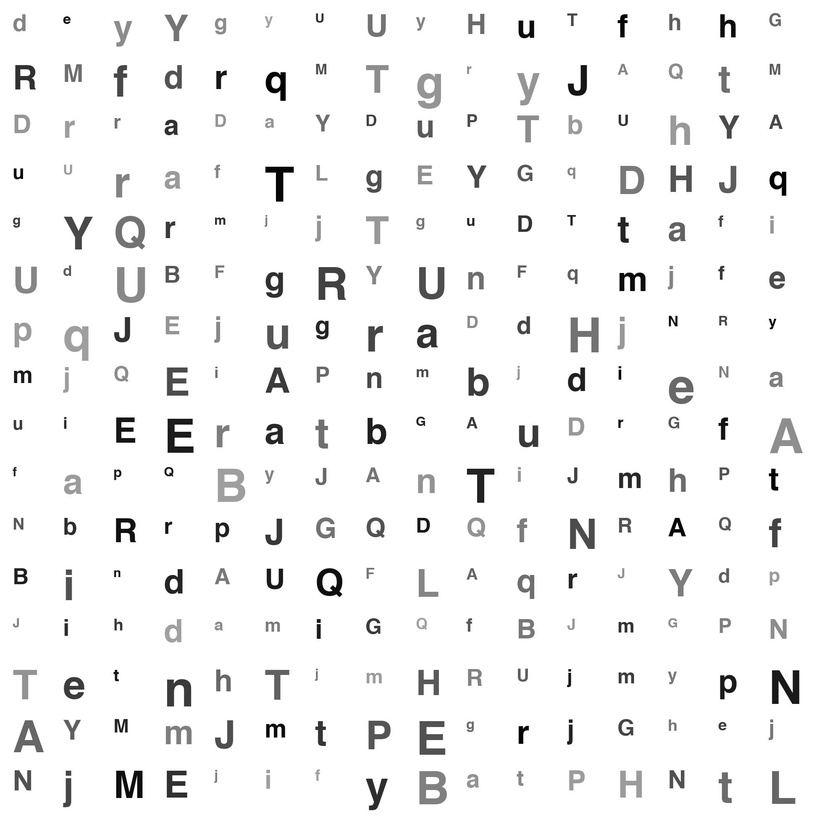
#> input picture Dataset/testcases/testcase_000000/test_img.jpg, 840 x 840 px, shrunk from 2000 x 2000 before the run, found by its file name
$ python task1.py   (older library calls are emulated)
#> lines starting #> are read from the running program, lines starting #| are printed output that depends on the picture; after the words box and inside, x2 and y2 are one past the last pixel; in counts of white or black regions, pixels touching at a corner belong together
"""
Character Detection

The goal of this task is to implement an optical character recognition system consisting of Enrollment, Detection and Recognition sub tasks

Please complete all the functions that are labelled with '# TODO'. When implementing the functions,
comment the lines 'raise NotImplementedError' instead of deleting them.

Do NOT modify the code provided.
Please follow the guidelines mentioned in the project1.pdf
Do NOT import any library (function, module, etc.).
"""


import argparse
import json
import os
import glob
import cv2
import numpy as np

def read_image(img_path, show=False):
    """Reads an image into memory as a grayscale array.
    """
    img = cv2.imread(img_path, cv2.IMREAD_GRAYSCALE)

    if show:
        show_image(img)

    return img

def show_image(img, delay=5000):
    """Shows an image.
    """
    cv2.namedWindow('image', cv2.WINDOW_AUTOSIZE)
    cv2.imshow('image', img)
    cv2.waitKey(delay)
    cv2.destroyAllWindows()

def parse_args():
    parser = argparse.ArgumentParser(description="cse 473/573 project 1.")
    parser.add_argument(
        "--test_img", type=str, default="./data/test_img.jpg",
        help="path to the image used for character detection (do not change this arg)")
    parser.add_argument(
        "--character_folder_path", type=str, default="./data/characters",
        help="path to the characters folder")
    parser.add_argument(
        "--result_saving_directory", dest="rs_directory", type=str, default="./",
        help="directory to which results are saved (do not change this arg)")
    args = parser.parse_args()
    return args

def ocr(test_img, characters):
    """Step 1 : Enroll a set of characters. Also, you may store features in an intermediate file.
       Step 2 : Use connected component labeling to detect various characters in an test_img.
       Step 3 : Taking each of the character detected from previous step,
         and your features for each of the enrolled characters, you are required to a recognition or matching.

    Args:
        test_img : image that contains character to be detected.
        characters_list: list of characters along with name for each character.

    Returns:
    a nested list, where each element is a dictionary with {"bbox" : (x(int), y (int), w (int), h (int)), "name" : (string)},
        x: row that the character appears (starts from 0).
        y: column that the character appears (starts from 0).
        w: width of the detected character.
        h: height of the detected character.
        name: name of character provided or "UNKNOWN".
        Note : the order of detected characters should follow english text reading pattern, i.e.,
            list should start from top left, then move from left to right. After finishing the first line, go to the next line and continue.

    """
    # TODO Add your code here. Do not modify the return and input arguments

    enrollment(characters)

    CCL_dict, results = detection(test_img)

    results = recognition(CCL_dict,test_img,results)

    return results

    #raise NotImplementedError

def enrollment(characters):
    """
    Args:
        characters = list of characters along with name for each character.
    Returns:
        None
    Description:
        Calculates SIFT descriptors for each character from characters.
    """
    # TODO: Step 1 : Your Enrollment code should go here.
    all_dict = {}
    for i in range(len(characters)):
        name = characters[i][0]
        tup = characters[i][1]
        array = np.array(tup)

        thresh_img = binarize(array,100)

        val_array = np.where(thresh_img==0)
        bb_max = np.amax(val_array,1)
        bb_min = np.amin(val_array,1)

        new_array = thresh_img[bb_min[0]:(bb_max[0] + 1),bb_min[1]:(bb_max[1] + 1)]

        hist = compute_sift(new_array)
        all_dict[name] = hist.tolist()

    all_json = json.dumps(all_dict)
    with open('characters_json.json', 'w') as outfile:
        json.dump(all_json, outfile)

    #raise NotImplementedError


def detection(img):
    """
    Use connected component labeling to detect various characters in an test_img.
    Args:
        img = 2D array
    Returns:
        CCL_dict = Dictionary of SIFT descriptor for Connected Components
        results = list in output format
    Description:
        Detects Characters in components by using Connected Components and calculates SIFT descriptors for each character.
    """
    # TODO: Step 2 : Your Detection code should go here.
    thresh_img = binarize(img,127)

    u,v = thresh_img.shape

    cc_array = np.zeros((u,v))

    label = 0
    for i in range(0,u):
        top = i
        if(i!=0):
            top = i-1
        for j in range(0,v):
            left = j
            if(j!=0):
                left = j-1
            top_val = 0
            left_val = 0
            if(thresh_img[i][j] == 255):
                cc_array[i][j] = 0
            else:
                if(thresh_img[i][left] == thresh_img[i][j]):
                    left_val = cc_array[i][left]
                else:
                    label = label + 1
                    left_val = label
                if(thresh_img[top][j] == thresh_img[i][j]):
                    top_val = cc_array[top][j]
                else:
                    top_val = left_val
                if(left_val <= top_val):
                    cc_array[i][j] = left_val
                else:
                    cc_array[i][j] = top_val

    for i in range(1,u):
        top = i - 1
        for j in range(0,v):
            left = j
            if(j!=0):
                left = j-1
            value_new = -1
            value_old = -1
            if((thresh_img[i][j] == thresh_img[top][j]) & (thresh_img[i][j]==thresh_img[i][left]) & (cc_array[i][left]!=cc_array[top][j])):
                if(cc_array[top][j] < cc_array[i][left]):
                    value_new = cc_array[top][j]
                    value_old = cc_array[i][left]
                else:
                    value_new = cc_array[i][left]
                    value_old = cc_array[top][j]

                cc_array[cc_array == value_old] =  value_new

    value_array = np.unique(cc_array)

    CCL_dict = {}
    results = []
    for i in range(1,len(value_array)):
        cc_array[cc_array == value_array[i]] =  i
        x_array = np.where(cc_array==i)
        bb_max = np.amax(x_array,1)
        bb_min = np.amin(x_array,1)
        rng = bb_max[:] - bb_min[:] + 1
        new_array = thresh_img[bb_min[0]:(bb_max[0] + 1),bb_min[1]:(bb_max[1] + 1)]

        hist = compute_sift(new_array)
        CCL_dict[i] = hist.tolist()
        result = {'bbox':[int(bb_min[1]),int(bb_min[0]),int(rng[1]),int(rng[1])],'name':'UNKNOWN'}
        results.append(result)

    return CCL_dict, results
    #raise NotImplementedError

def recognition(CCL_dict, img, results):

    """
    Args:
        CCL_dict = Dictionary of SIFT descriptor for Connected Components
        img = 2D array
        results = list in output format
    Returns:
        None
    Description:
        Calculates SIFT descriptors for characters from CCL_dict, then uses NCC for feature matching.
    """
    # TODO: Step 3 : Your Recognition code should go here.

    f = open('characters_json.json')
    data = json.load(f)
    all_dict = json.loads(data)

    for i in all_dict:
        char_hist = all_dict[i]
        char_hist = np.array(char_hist)
        values = []
        for j in CCL_dict:
            hist = CCL_dict[j]
            hist = np.array(hist)
            b = comupte_ncc(hist,char_hist)
            values.append(round(b,4))
            if(round(b,4) >= 0.9905):
                results[(j-1)]["name"] = i
# [4 lines of commented-out code are left out]
    return results

    #raise NotImplementedError

def save_results(coordinates, rs_directory):
    """
    Donot modify this code
    """
    results = coordinates
    with open(os.path.join(rs_directory, 'results.json'), "w") as file:
        json.dump(results, file)

def binarize(img,limit):
    """
    Args:
        img = 2D array
        limit = binarize limit
    Returns:
        returns img with newly assigned values
    """
    shape = img.shape
    for i in range(0,shape[0]):
        for j in range(0,shape[1]):
            if(img[i][j] >= limit):
                img[i][j] = 255
            else:
                img[i][j] = 0
    return img

def compute_sift(img):
    """
    Args:
        img = image or 2D array
    Returns:
        returns SIFT descriptor vector of size 128
    """

    new_shape = (60,60)
    new_img = cv2.resize(img,new_shape)
    new_img = cv2.copyMakeBorder(new_img,2,2,2,2,cv2.BORDER_CONSTANT,value=255)

    gx = cv2.Sobel(new_img,cv2.CV_64F,1,0,ksize=1)
    gy = cv2.Sobel(new_img,cv2.CV_64F,0,1,ksize=1)
    g, angle = cv2.cartToPolar(gx, gy, angleInDegrees=True)

    hist_whole = []

    for i in range(0,4):
        for j in range(0,4):
            sub_patch = angle[16*i:16*(i+1), 16*j:16*(j+1)]
            hist,bins = np.histogram(sub_patch,8,[0,360])
            hist_whole.append(hist)

    hist_whole = np.array(hist_whole)
    hist_whole = np.reshape(hist_whole,(128))
    return hist_whole

def comupte_ncc(h1,h2):
    h1_mean = np.sum(h1)/128
    h2_mean = np.sum(h2)/128

    h1_diff = h1[:] - h1_mean
    h2_diff = h2[:] - h2_mean

    h_diff = np.dot(h1_diff,h2_diff)
    numerator = np.sum(h_diff)

    h1_d2 = np.power(h1_diff,2)
    h2_d2 = np.power(h2_diff,2)
    h1_d2s = np.sum(h1_d2)
    h2_d2s = np.sum(h2_d2)
    denominator = pow(h1_d2s,(1/2)) * pow(h2_d2s,(1/2))

    value = numerator/denominator
    return value


def main():
    args = parse_args()

    characters = []

    all_character_imgs = glob.glob(args.character_folder_path+ "/*")

    for each_character in all_character_imgs :
        character_name = "{}".format(os.path.split(each_character)[-1].split('.')[0])
        characters.append([character_name, read_image(each_character, show=False)])

    test_img = read_image(args.test_img)
#> in read_image, img is the input picture: shape (840, 840); min 0, max 255, mean 244.3

    results = ocr(test_img, characters)
#> after the loop in binarize, `for i in range(0,shape[0]):`:
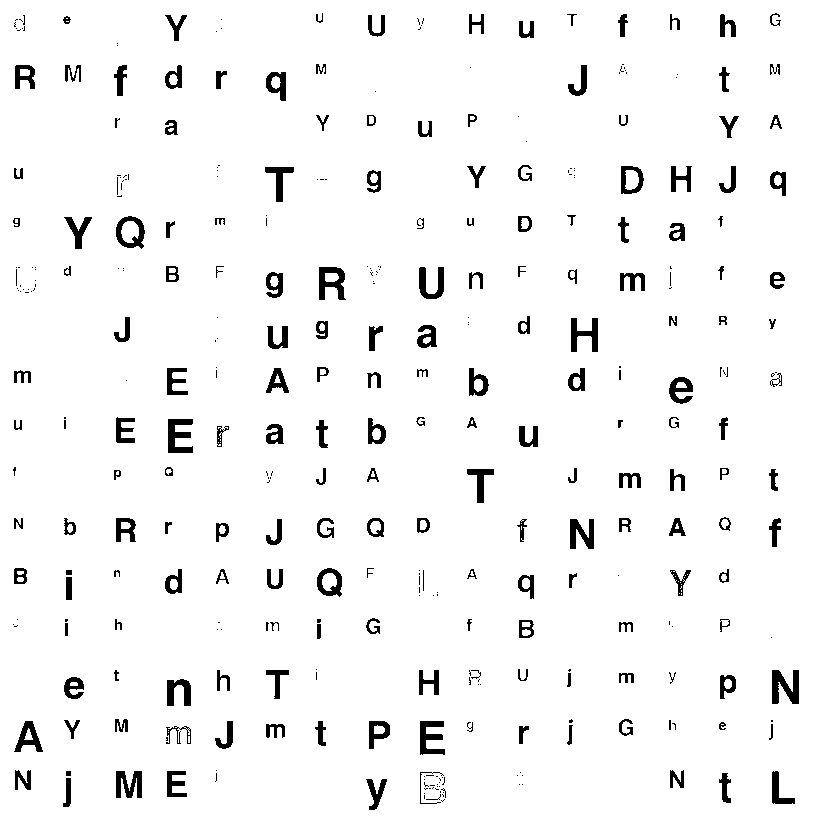
#> img: shape (840, 840); 95.9% white; 361 black regions (176 under 20 px), largest, box (x1, y1, x2, y2) and area: (772, 670, 799, 704) 597, (168, 419, 193, 453) 550, (319, 267, 346, 300) 533
#> after the loop in detection, `for i in range(0,u):`:
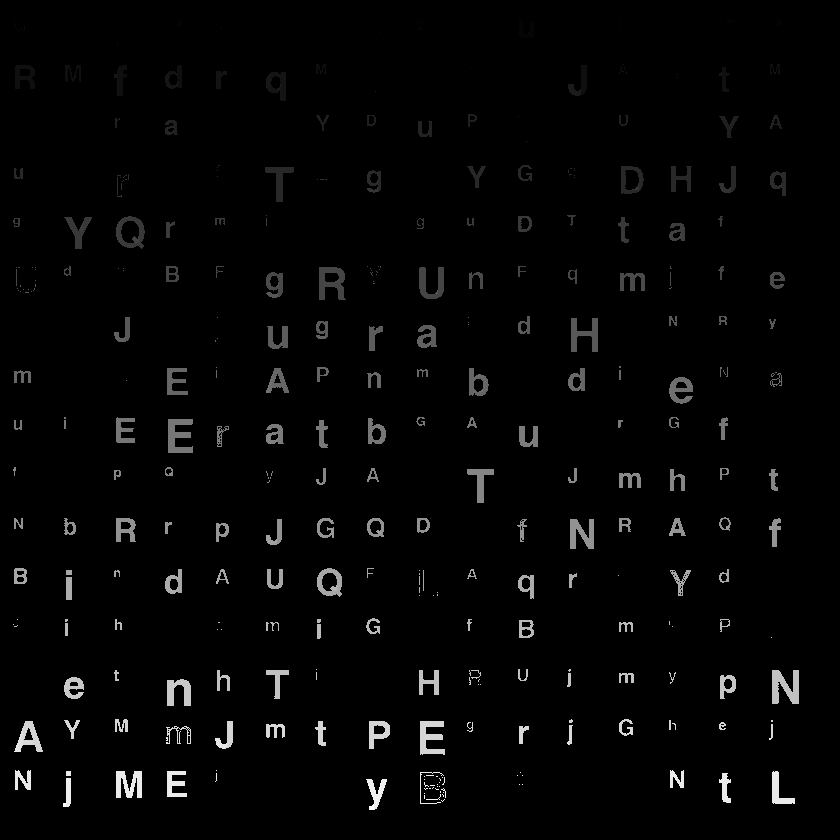
#> cc_array: shape (840, 840) float64; min 0, max 5930, mean 117; drawn with min black and max white
#> after the loop in detection, `for i in range(1,u):`:
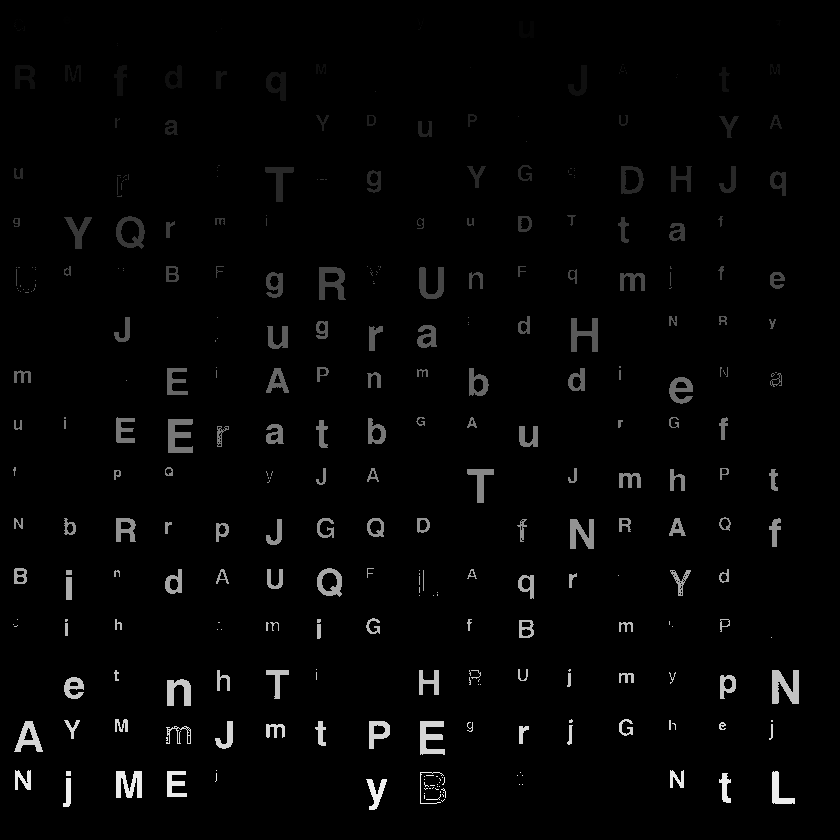
#> cc_array: shape (840, 840) float64; 1.16% of pixels changed, all inside (x1, y1, x2, y2) = (13, 14, 799, 810); drawn with min black and max white
#> the loop in detection, `for i in range(1,len(value_array)):` made 465 passes
#> new_array on passes 12 to 14: [0], [0, 0, 0], [[0, 0]]
#> pass 1, in compute_sift, `new_img = cv2.copyMakeBorder(new_img,2,2,2,2,cv2.BORDER_CONSTANT,value..`:
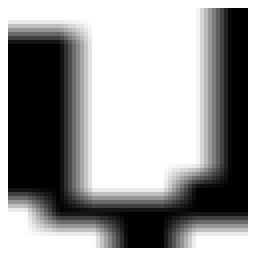
#> new_img: shape (64, 64) (shown 4 times larger); min 0, max 255, mean 155.7
#> pass 1, in compute_sift, `gx = cv2.Sobel(new_img,cv2.CV_64F,1,0,ksize=1)`:
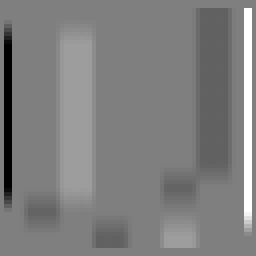
#> gx: shape (64, 64) float64 (shown 4 times larger); min -255, max 255, mean 0; drawn with min black and max white
#> pass 1, in compute_sift, `gy = cv2.Sobel(new_img,cv2.CV_64F,0,1,ksize=1)`:
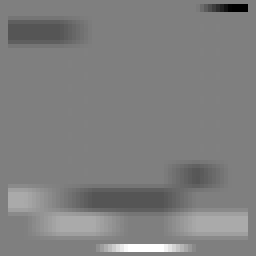
#> gy: shape (64, 64) float64 (shown 4 times larger); min -255, max 255, mean 0; drawn with min black and max white
#> after the loop in detection, `for i in range(1,len(value_array)):`:
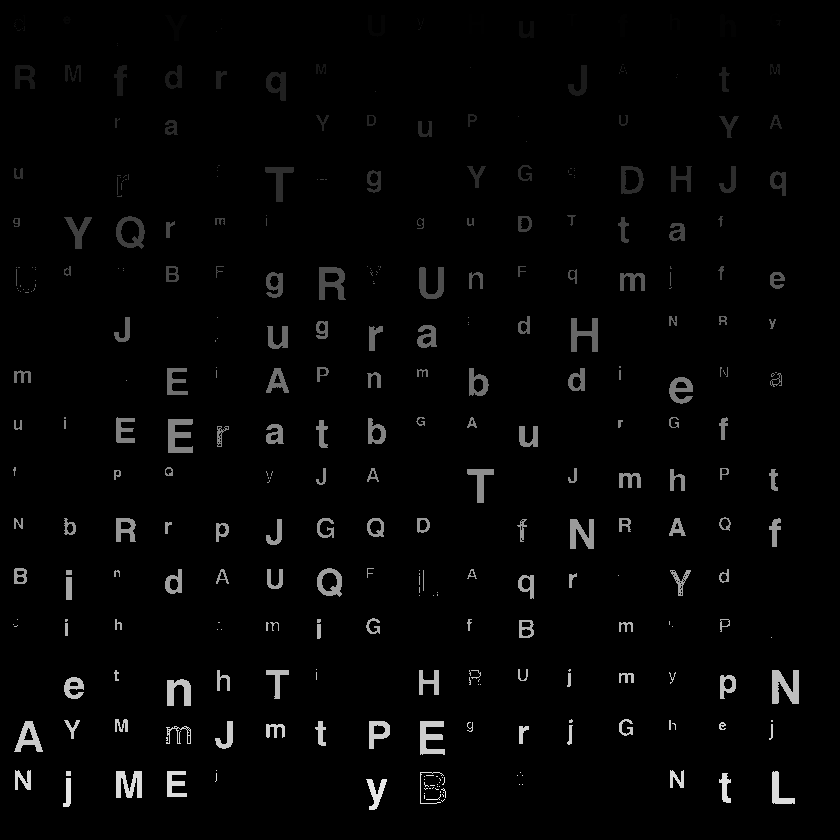
#> cc_array: shape (840, 840) float64; 4.1% of pixels changed, all inside (x1, y1, x2, y2) = (13, 14, 799, 810); drawn with min black and max white
#> after the loop in detection, `for i in range(1,len(value_array)):`: CCL_dict = 465 items
#> results = 465 items

    save_results(results, args.rs_directory)


if __name__ == "__main__":
    main()
